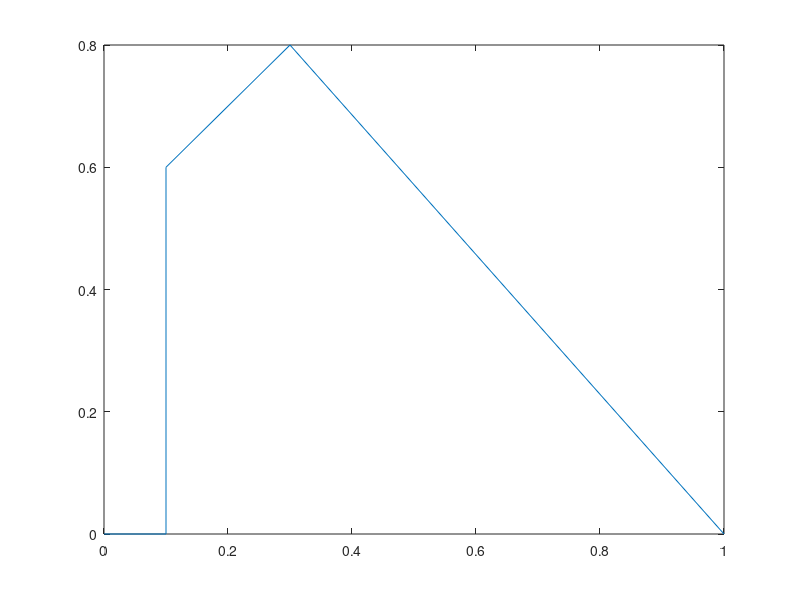

This figure's MATLAB source:
clear all; clear; clc;

% x = 0:0.01:1.2;
% x = x(1:end-27);
% 
% % non-convex set
% y1 = 0:0.02:0.6;
% y2_aux = 0.3:0.02:0.6;
% y2 = zeros(1,length(y2_aux));
% for i = 1:length(y2_aux)
%     y2(i) = y2_aux(end - i + 1);
% end
% y3 = 0.3:0.02:0.8;
% y4_aux = 0:0.04:0.8;
% y4 = zeros(1,length(y4_aux));
% for i = 1:length(y4_aux)
%     y4(i) = y4_aux(end - i + 1);
% end
% y = [y1 y2 y3 y4];
% plot (x,y);

x = [0 0.3 0.4 0.7 1];
y = [0 0.6 0.4 0.8 0];
plot(x,y);

x = [0 0.1 0.1 0.3 1];
y = [0 0 0.6 0.8 0];
plot(x,y);

% % convex set
% y1 = 0:0.02:0.3;
% y2 = 0.3:0.01:0.5;
% y3 = 0.5:0.02:1;
% y4 = zeros(1,length(y3));
% for i = 1:length(y3)
%     y4(i) = y3(end - i + 1);
% end
% y5 = zeros(1,length(y2));
% for i = 1:length(y2)
%     y5(i) = y2(end - i + 1);
% end
% y6 = zeros(1,length(y1));
% for i = 1:length(y1)
%     y6(i) = y1(end - i + 1);
% end
% 
% y = [y1 y2 y3 y4 y5 y6];
% 
% length_x = length(y);
% 
% x = 0:1/length_x:1;
% x = x(1:end-1);
% 
% plot(x,y);